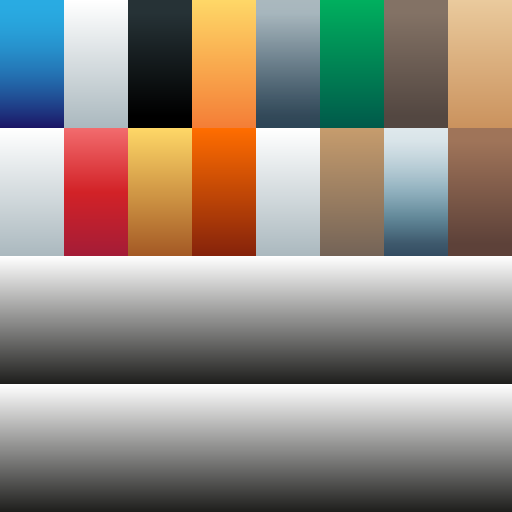
#> input picture assets/characters/AvianSwordsman_avianswordsman_texture.png, 1024 x 1024 px (shown at 1/2 size); its folder holds only this picture in this run
$ python -i qa.py   (imports and definitions only)
#> lines starting #> are read from the running program, lines starting #| are printed output that depends on the picture
### tools/icons/painter/subjects.py
"""painter.subjects - shared subject library (reuse across classes; see tools/icons/README.md).

  draw_lance / lance_H / lance_persp   却邪 battle lance (matches the 3D model, lookdev_3)
  dragon_head / dragon_body / dragon_claw   Chinese dragon (龙) parts, any view through a homography
  gauntlet_palm                        armoured open palm, 3/4 view
  plate_fragment / stone_chip          armour shards / angular stone debris
  shock_ring / flare_spikes / petal / blossom

Shared module: per-class agents add new subjects in their own comps file or comps/_lib_<name>.py instead.
"""
import math

import numpy as np

from painter.core import *  # noqa: F401,F403


# ------------------------------------------------------------------ class weapon: 却邪 (matches LdWeapons model)
# local units: x along the weapon 0 (butt) .. 1 (tip), y across (screen-down, top/back side = -y).
# The blade is 48% of the weapon (2x the v1 icon), slim (w/l ~ 0.08), with a back hook and fine serrations.
# [145 lines left out: functions lance_geom, draw_lance, lance_H, lance_persp, not called in this run]


# ------------------------------------------------------------------ Chinese dragon (龙) asset
# Profile facing +x, y down, ~unit size. v2: snout lengthened 1.35x past the eye (a 龙 muzzle, not a fox), narrow
# curved fangs, tapered antlers and whiskers.
def _snout(pts):
    return [((x if x < 0.5 else 0.5 + (x - 0.5) * 1.35), y) for x, y in pts]


D_UPPER = _snout([(-0.04, -0.16), (0.10, -0.27), (0.24, -0.33), (0.36, -0.31), (0.47, -0.23), (0.56, -0.19), (0.68, -0.20),
                  (0.76, -0.25), (0.82, -0.31), (0.90, -0.30), (0.96, -0.23), (0.97, -0.15), (0.91, -0.08), (0.84, -0.05), (0.80, -0.02),
                  (0.62, 0.00), (0.46, 0.04), (0.36, 0.10), (0.26, 0.16), (0.12, 0.18), (0.0, 0.10), (-0.06, -0.02)])
D_JAW = _snout([(0.22, 0.14), (0.36, 0.12), (0.50, 0.20), (0.64, 0.28), (0.74, 0.32), (0.82, 0.30), (0.81, 0.37), (0.72, 0.44),
                (0.62, 0.50), (0.58, 0.45), (0.50, 0.41), (0.36, 0.34), (0.22, 0.26), (0.14, 0.20)])
D_MOUTH = _snout([(0.34, 0.10), (0.46, 0.04), (0.62, 0.0), (0.80, -0.03), (0.84, 0.0), (0.78, 0.33), (0.64, 0.29), (0.50, 0.20)])
# narrow curved fangs: (base, mid, tip, base width)
D_FANGS = [(_snout([(0.775, -0.02), (0.790, 0.06), (0.772, 0.15)]), 0.030), (_snout([(0.64, 0.0), (0.648, 0.05), (0.638, 0.10)]), 0.022),
           (_snout([(0.705, 0.30), (0.716, 0.23), (0.704, 0.16)]), 0.026), (_snout([(0.56, 0.24), (0.566, 0.20), (0.556, 0.15)]), 0.020)]
D_TONGUE = (_snout([(0.42, 0.16), (0.60, 0.22), (0.78, 0.20), (0.92, 0.12), (1.0, 0.19)]), 0.05)
D_EYE = [(0.30, -0.215), (0.40, -0.25), (0.52, -0.19), (0.41, -0.16)]
D_PUPIL = [(0.425, -0.235), (0.437, -0.205), (0.428, -0.17), (0.416, -0.205)]
D_BROW = ([(0.56, -0.20), (0.42, -0.28), (0.28, -0.37), (0.12, -0.44), (-0.04, -0.44)], 0.11)
D_BROW2 = ([(0.40, -0.28), (0.30, -0.40), (0.22, -0.54)], 0.06)
D_TOP = _snout([(0.10, -0.27), (0.24, -0.33), (0.36, -0.31), (0.47, -0.23), (0.56, -0.19), (0.68, -0.20), (0.76, -0.25),
                (0.82, -0.31), (0.90, -0.30), (0.96, -0.23), (0.88, -0.21), (0.78, -0.16), (0.62, -0.12), (0.50, -0.12),
                (0.36, -0.15), (0.20, -0.19), (0.06, -0.17)])
D_CHEEK = _snout([(0.04, 0.0), (0.20, -0.05), (0.40, -0.05), (0.62, -0.04), (0.80, -0.04), (0.80, 0.0), (0.46, 0.05),
                  (0.30, 0.13), (0.12, 0.18), (0.0, 0.10)])
D_CARVE = [(_snout([(0.40, -0.07), (0.28, 0.0), (0.16, 0.06)]), 0.02), (_snout([(0.56, -0.16), (0.68, -0.17), (0.77, -0.24)]), 0.014),
           (_snout([(0.48, 0.32), (0.34, 0.26), (0.22, 0.20)]), 0.014), (_snout([(0.62, -0.11), (0.74, -0.12), (0.84, -0.09)]), 0.012)]
D_NOSTRIL = (_snout([(0.895, -0.215)])[0], 0.03)
D_FINS = [[(0.14, 0.12), (-0.14, 0.22), (0.08, 0.23)], [(0.20, 0.24), (-0.04, 0.42), (0.20, 0.33)]]
D_ANTLER = [([(0.20, -0.30), (0.12, -0.48), (-0.02, -0.60), (-0.22, -0.70), (-0.46, -0.72)], 0.075),
            ([(0.10, -0.50), (0.18, -0.64), (0.15, -0.78)], 0.045),
            ([(-0.06, -0.62), (-0.02, -0.78), (-0.08, -0.92)], 0.04),
            ([(-0.27, -0.70), (-0.33, -0.86)], 0.032)]
D_MANE = [([(0.04, -0.22), (-0.16, -0.30), (-0.34, -0.40), (-0.52, -0.40), (-0.74, -0.54)], 0.17),
          ([(-0.02, -0.08), (-0.24, -0.10), (-0.44, -0.18), (-0.64, -0.14), (-0.90, -0.24)], 0.20),
          ([(0.0, 0.06), (-0.22, 0.08), (-0.42, 0.18), (-0.62, 0.14), (-0.84, 0.24)], 0.18),
          ([(0.10, 0.18), (-0.08, 0.30), (-0.28, 0.36), (-0.46, 0.48), (-0.66, 0.46)], 0.15),
          ([(0.24, 0.30), (0.16, 0.44), (0.02, 0.52), (-0.10, 0.66), (-0.28, 0.70)], 0.11),
          ([(-0.02, -0.16), (-0.20, -0.20), (-0.40, -0.28), (-0.58, -0.26)], 0.10),
          ([(0.04, 0.12), (-0.16, 0.20), (-0.34, 0.28), (-0.52, 0.28)], 0.09)]
D_BEARD = [(_snout([(0.76, 0.44), (0.70, 0.58), (0.58, 0.68), (0.42, 0.72)]), 0.10),
           (_snout([(0.62, 0.46), (0.52, 0.58), (0.38, 0.64)]), 0.07)]
D_WHISKERS = [(_snout([(0.92, -0.16)]) + [(1.12, -0.28), (1.10, -0.44), (0.90, -0.52), (0.62, -0.50), (0.32, -0.58), (0.0, -0.54)], 0.036),
              (_snout([(0.90, -0.10)]) + [(1.14, 0.04), (1.16, 0.28), (1.00, 0.48), (0.72, 0.56), (0.46, 0.50)], 0.034)]


# [368 lines left out: functions curl_tip, _rib, dragon_head, dragon_body, dragon_claw, plate_fragment and 7 more, not called in this run]

### tools/icons/painter/qa.py
"""painter.qa - export, SSIM gate and QA / naming sheets (ICON_STYLE.md section 6).

  save(cv, alpha, path_base, px)   tonemap -> RGBA, writes <base>.png (px) and <base>@2x.png (2*px)
  ssim_matrix(imgs, crop)          pairwise SSIM of 32 px greyscale copies
  gate(label, ids, imgs, limit)    prints the matrix, returns (ok, worst_pair_value, fails)
  qa_sheet(items, path, kind)      rows: native | 32 px colour | 32 px grey | squint (skills 24 px blurred,
                                   status 28 px grey); bars also write <path>_naming.png (64 px, numbered)
"""
import os

import numpy as np
from PIL import Image, ImageDraw, ImageFilter

from painter.core import tonemap

BG = (15, 18, 26, 255)


# [10 lines left out: function save, not called in this run]


def on_bg(img, size=None):
    bg = Image.new("RGBA", img.size, BG)
    bg.alpha_composite(img.convert("RGBA"))
    return bg if size is None else bg.resize((size, size), Image.LANCZOS)


def grey32(img, crop=0.0):
    im = on_bg(img)
    if crop:
        w = im.width
        c = int(w * crop)
        im = im.crop((c, c, w - c, w - c))
    return np.asarray(im.convert("L").resize((32, 32), Image.LANCZOS), np.float64) / 255.0


# [79 lines left out: functions _gconv, ssim, ssim_matrix, gate, qa_sheet, not called in this run]

>>> import cv2
>>> picture = cv2.imread('../../../assets/characters/AvianSwordsman_avianswordsman_texture.png', cv2.IMREAD_GRAYSCALE)
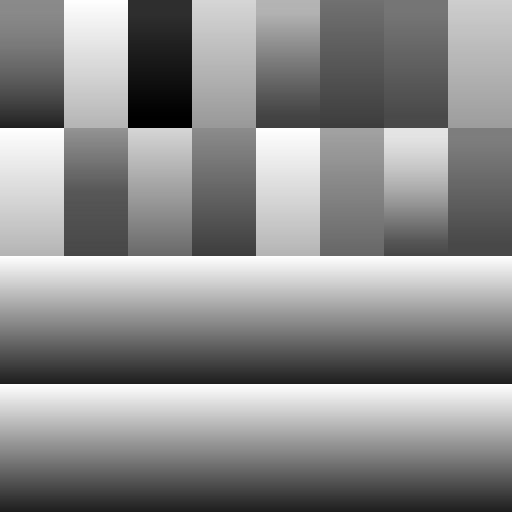
#> picture: shape (1024, 1024) (shown at 1/2 size); min 0, max 255, mean 139.3
>>> result = grey32(picture)
#> (the run stopped early here; a loop or call above may not have finished)

$ run again, on assets/characters/Barbarian_Large_barbarian_texture.png
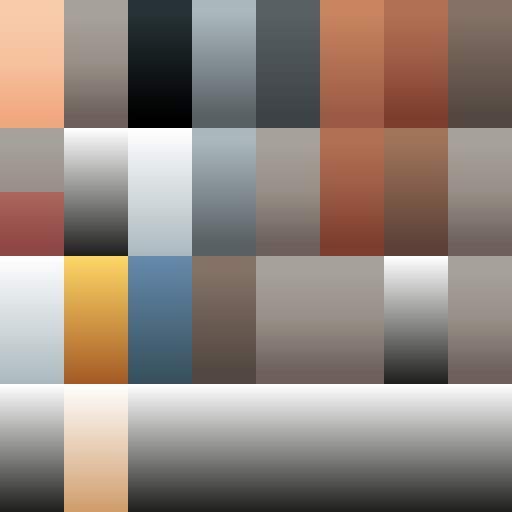
#> input picture assets/characters/Barbarian_Large_barbarian_texture.png, 1024 x 1024 px (shown at 1/2 size)
#> `picture = cv2.imread('../../../assets/characters/AvianSwordsman_avians..`:
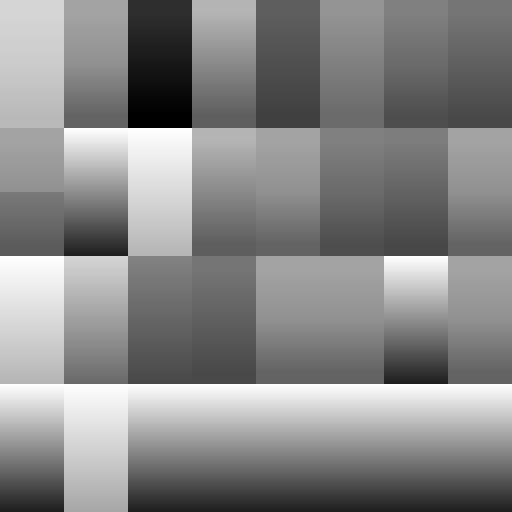
#> picture: shape (1024, 1024) (shown at 1/2 size); min 0, max 255, mean 135.3

$ run again, on assets/characters/BlackKnight_blackknight_texture.png
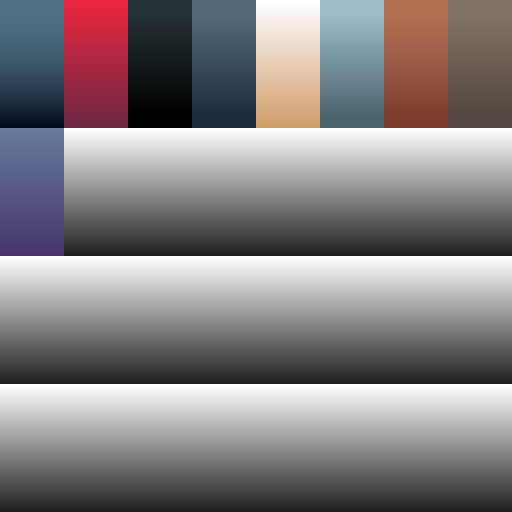
#> input picture assets/characters/BlackKnight_blackknight_texture.png, 1024 x 1024 px (shown at 1/2 size)
#> `picture = cv2.imread('../../../assets/characters/AvianSwordsman_avians..`:
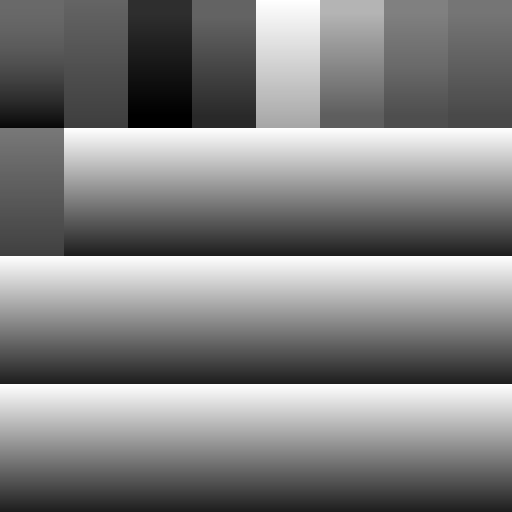
#> picture: shape (1024, 1024) (shown at 1/2 size); min 0, max 255, mean 129.3
